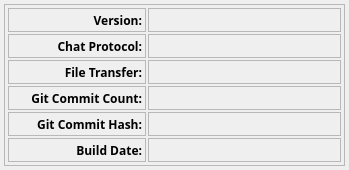
<?xml version="1.0" encoding="UTF-8"?>
<ui version="4.0">
 <class>form_About</class>
 <widget class="QDialog" name="form_About">
  <property name="enabled">
   <bool>true</bool>
  </property>
  <property name="geometry">
   <rect>
    <x>0</x>
    <y>0</y>
    <width>349</width>
    <height>170</height>
   </rect>
  </property>
  <property name="sizePolicy">
   <sizepolicy hsizetype="MinimumExpanding" vsizetype="MinimumExpanding">
    <horstretch>0</horstretch>
    <verstretch>0</verstretch>
   </sizepolicy>
  </property>
  <property name="minimumSize">
   <size>
    <width>349</width>
    <height>170</height>
   </size>
  </property>
  <property name="maximumSize">
   <size>
    <width>349</width>
    <height>170</height>
   </size>
  </property>
  <property name="sizeIncrement">
   <size>
    <width>0</width>
    <height>0</height>
   </size>
  </property>
  <property name="font">
   <font>
    <pointsize>9</pointsize>
   </font>
  </property>
  <property name="windowTitle">
   <string>About I2PChat</string>
  </property>
  <property name="windowIcon">
   <iconset resource="resourcen.qrc">
    <normaloff>:/icons/about.svg</normaloff>:/icons/about.svg</iconset>
  </property>
  <property name="locale">
   <locale language="English" country="UnitedStates"/>
  </property>
  <property name="modal">
   <bool>false</bool>
  </property>
  <widget class="QFrame" name="frame">
   <property name="geometry">
    <rect>
     <x>4</x>
     <y>4</y>
     <width>341</width>
     <height>162</height>
    </rect>
   </property>
   <property name="frameShape">
    <enum>QFrame::StyledPanel</enum>
   </property>
   <property name="frameShadow">
    <enum>QFrame::Raised</enum>
   </property>
   <widget class="QWidget" name="layoutWidget1">
    <property name="geometry">
     <rect>
      <x>4</x>
      <y>4</y>
      <width>333</width>
      <height>157</height>
     </rect>
    </property>
    <layout class="QGridLayout" name="gridLayout_2" columnstretch="0,10">
     <property name="sizeConstraint">
      <enum>QLayout::SetMaximumSize</enum>
     </property>
     <property name="spacing">
      <number>2</number>
     </property>
     <item row="0" column="0" alignment="Qt::AlignRight">
      <widget class="QLabel" name="label">
       <property name="minimumSize">
        <size>
         <width>138</width>
         <height>0</height>
        </size>
       </property>
       <property name="maximumSize">
        <size>
         <width>138</width>
         <height>24</height>
        </size>
       </property>
       <property name="baseSize">
        <size>
         <width>100</width>
         <height>0</height>
        </size>
       </property>
       <property name="font">
        <font>
         <family>Sans Serif</family>
         <pointsize>9</pointsize>
         <weight>75</weight>
         <bold>true</bold>
        </font>
       </property>
       <property name="autoFillBackground">
        <bool>true</bool>
       </property>
       <property name="frameShape">
        <enum>QFrame::StyledPanel</enum>
       </property>
       <property name="frameShadow">
        <enum>QFrame::Raised</enum>
       </property>
       <property name="text">
        <string>Version:</string>
       </property>
       <property name="alignment">
        <set>Qt::AlignRight|Qt::AlignTrailing|Qt::AlignVCenter</set>
       </property>
       <property name="margin">
        <number>4</number>
       </property>
      </widget>
     </item>
     <item row="0" column="1">
      <widget class="QLabel" name="label_9">
       <property name="maximumSize">
        <size>
         <width>16777215</width>
         <height>24</height>
        </size>
       </property>
       <property name="autoFillBackground">
        <bool>true</bool>
       </property>
       <property name="frameShape">
        <enum>QFrame::StyledPanel</enum>
       </property>
       <property name="frameShadow">
        <enum>QFrame::Raised</enum>
       </property>
       <property name="text">
        <string>&lt;app version&gt;</string>
       </property>
       <property name="margin">
        <number>4</number>
       </property>
      </widget>
     </item>
     <item row="1" column="0" alignment="Qt::AlignRight">
      <widget class="QLabel" name="label_2">
       <property name="minimumSize">
        <size>
         <width>138</width>
         <height>0</height>
        </size>
       </property>
       <property name="maximumSize">
        <size>
         <width>138</width>
         <height>24</height>
        </size>
       </property>
       <property name="baseSize">
        <size>
         <width>100</width>
         <height>0</height>
        </size>
       </property>
       <property name="font">
        <font>
         <family>Sans Serif</family>
         <pointsize>9</pointsize>
         <weight>75</weight>
         <bold>true</bold>
        </font>
       </property>
       <property name="autoFillBackground">
        <bool>true</bool>
       </property>
       <property name="frameShape">
        <enum>QFrame::StyledPanel</enum>
       </property>
       <property name="frameShadow">
        <enum>QFrame::Raised</enum>
       </property>
       <property name="text">
        <string>Chat Protocol:</string>
       </property>
       <property name="alignment">
        <set>Qt::AlignRight|Qt::AlignTrailing|Qt::AlignVCenter</set>
       </property>
       <property name="margin">
        <number>4</number>
       </property>
      </widget>
     </item>
     <item row="2" column="0" alignment="Qt::AlignRight">
      <widget class="QLabel" name="label_6">
       <property name="minimumSize">
        <size>
         <width>138</width>
         <height>0</height>
        </size>
       </property>
       <property name="maximumSize">
        <size>
         <width>138</width>
         <height>24</height>
        </size>
       </property>
       <property name="baseSize">
        <size>
         <width>120</width>
         <height>0</height>
        </size>
       </property>
       <property name="font">
        <font>
         <family>Sans Serif</family>
         <pointsize>9</pointsize>
         <weight>75</weight>
         <bold>true</bold>
        </font>
       </property>
       <property name="autoFillBackground">
        <bool>true</bool>
       </property>
       <property name="frameShape">
        <enum>QFrame::StyledPanel</enum>
       </property>
       <property name="frameShadow">
        <enum>QFrame::Raised</enum>
       </property>
       <property name="text">
        <string>File Transfer:</string>
       </property>
       <property name="alignment">
        <set>Qt::AlignRight|Qt::AlignTrailing|Qt::AlignVCenter</set>
       </property>
       <property name="margin">
        <number>4</number>
       </property>
      </widget>
     </item>
     <item row="3" column="1">
      <widget class="QLabel" name="labelGitCommitCount">
       <property name="maximumSize">
        <size>
         <width>16777215</width>
         <height>24</height>
        </size>
       </property>
       <property name="autoFillBackground">
        <bool>true</bool>
       </property>
       <property name="frameShape">
        <enum>QFrame::StyledPanel</enum>
       </property>
       <property name="frameShadow">
        <enum>QFrame::Raised</enum>
       </property>
       <property name="text">
        <string>&lt;git c c&gt;</string>
       </property>
       <property name="margin">
        <number>4</number>
       </property>
      </widget>
     </item>
     <item row="3" column="0" alignment="Qt::AlignRight">
      <widget class="QLabel" name="label_5">
       <property name="minimumSize">
        <size>
         <width>138</width>
         <height>0</height>
        </size>
       </property>
       <property name="maximumSize">
        <size>
         <width>138</width>
         <height>24</height>
        </size>
       </property>
       <property name="baseSize">
        <size>
         <width>100</width>
         <height>0</height>
        </size>
       </property>
       <property name="font">
        <font>
         <family>Sans Serif</family>
         <pointsize>9</pointsize>
         <weight>75</weight>
         <bold>true</bold>
        </font>
       </property>
       <property name="autoFillBackground">
        <bool>true</bool>
       </property>
       <property name="frameShape">
        <enum>QFrame::StyledPanel</enum>
       </property>
       <property name="frameShadow">
        <enum>QFrame::Raised</enum>
       </property>
       <property name="text">
        <string>Git Commit Count:</string>
       </property>
       <property name="alignment">
        <set>Qt::AlignRight|Qt::AlignTrailing|Qt::AlignVCenter</set>
       </property>
       <property name="margin">
        <number>4</number>
       </property>
      </widget>
     </item>
     <item row="2" column="1">
      <widget class="QLabel" name="label_supportedVersion">
       <property name="maximumSize">
        <size>
         <width>16777215</width>
         <height>24</height>
        </size>
       </property>
       <property name="autoFillBackground">
        <bool>true</bool>
       </property>
       <property name="frameShape">
        <enum>QFrame::StyledPanel</enum>
       </property>
       <property name="frameShadow">
        <enum>QFrame::Raised</enum>
       </property>
       <property name="text">
        <string>&lt;protocol values&gt;</string>
       </property>
       <property name="margin">
        <number>4</number>
       </property>
      </widget>
     </item>
     <item row="1" column="1">
      <widget class="QLabel" name="label_10">
       <property name="maximumSize">
        <size>
         <width>16777215</width>
         <height>24</height>
        </size>
       </property>
       <property name="autoFillBackground">
        <bool>true</bool>
       </property>
       <property name="frameShape">
        <enum>QFrame::StyledPanel</enum>
       </property>
       <property name="frameShadow">
        <enum>QFrame::Raised</enum>
       </property>
       <property name="text">
        <string>&lt;protocol version&gt;</string>
       </property>
       <property name="margin">
        <number>4</number>
       </property>
      </widget>
     </item>
     <item row="5" column="1">
      <widget class="QLabel" name="label_dateCompile">
       <property name="autoFillBackground">
        <bool>true</bool>
       </property>
       <property name="frameShape">
        <enum>QFrame::StyledPanel</enum>
       </property>
       <property name="frameShadow">
        <enum>QFrame::Raised</enum>
       </property>
       <property name="text">
        <string>&lt;date built&gt;</string>
       </property>
       <property name="margin">
        <number>4</number>
       </property>
      </widget>
     </item>
     <item row="4" column="0" alignment="Qt::AlignRight">
      <widget class="QLabel" name="label_7">
       <property name="minimumSize">
        <size>
         <width>138</width>
         <height>0</height>
        </size>
       </property>
       <property name="maximumSize">
        <size>
         <width>138</width>
         <height>24</height>
        </size>
       </property>
       <property name="baseSize">
        <size>
         <width>100</width>
         <height>0</height>
        </size>
       </property>
       <property name="font">
        <font>
         <family>Sans Serif</family>
         <pointsize>9</pointsize>
         <weight>75</weight>
         <bold>true</bold>
        </font>
       </property>
       <property name="autoFillBackground">
        <bool>true</bool>
       </property>
       <property name="frameShape">
        <enum>QFrame::StyledPanel</enum>
       </property>
       <property name="frameShadow">
        <enum>QFrame::Raised</enum>
       </property>
       <property name="text">
        <string>Git Commit Hash:</string>
       </property>
       <property name="alignment">
        <set>Qt::AlignRight|Qt::AlignTrailing|Qt::AlignVCenter</set>
       </property>
       <property name="margin">
        <number>4</number>
       </property>
      </widget>
     </item>
     <item row="5" column="0" alignment="Qt::AlignRight">
      <widget class="QLabel" name="label_3">
       <property name="minimumSize">
        <size>
         <width>138</width>
         <height>0</height>
        </size>
       </property>
       <property name="maximumSize">
        <size>
         <width>138</width>
         <height>24</height>
        </size>
       </property>
       <property name="baseSize">
        <size>
         <width>100</width>
         <height>0</height>
        </size>
       </property>
       <property name="font">
        <font>
         <family>Sans Serif</family>
         <pointsize>9</pointsize>
         <weight>75</weight>
         <bold>true</bold>
        </font>
       </property>
       <property name="autoFillBackground">
        <bool>true</bool>
       </property>
       <property name="frameShape">
        <enum>QFrame::StyledPanel</enum>
       </property>
       <property name="frameShadow">
        <enum>QFrame::Raised</enum>
       </property>
       <property name="text">
        <string>Build Date:</string>
       </property>
       <property name="alignment">
        <set>Qt::AlignRight|Qt::AlignTrailing|Qt::AlignVCenter</set>
       </property>
       <property name="margin">
        <number>4</number>
       </property>
      </widget>
     </item>
     <item row="4" column="1">
      <widget class="QLabel" name="gitCommitHashTextBrowser">
       <property name="maximumSize">
        <size>
         <width>16777215</width>
         <height>24</height>
        </size>
       </property>
       <property name="autoFillBackground">
        <bool>true</bool>
       </property>
       <property name="frameShape">
        <enum>QFrame::StyledPanel</enum>
       </property>
       <property name="frameShadow">
        <enum>QFrame::Raised</enum>
       </property>
       <property name="text">
        <string/>
       </property>
       <property name="margin">
        <number>4</number>
       </property>
      </widget>
     </item>
    </layout>
   </widget>
  </widget>
 </widget>
 <resources>
  <include location="resourcen.qrc"/>
 </resources>
 <connections/>
</ui>
